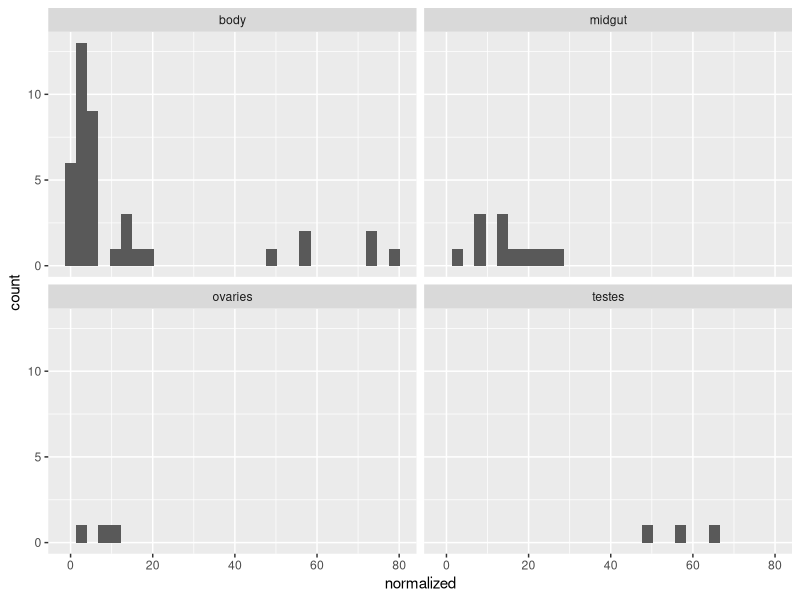
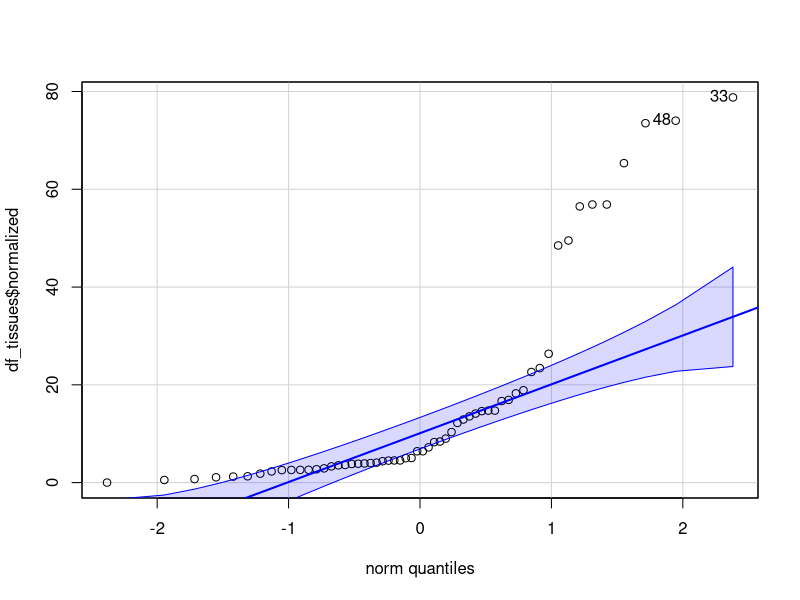
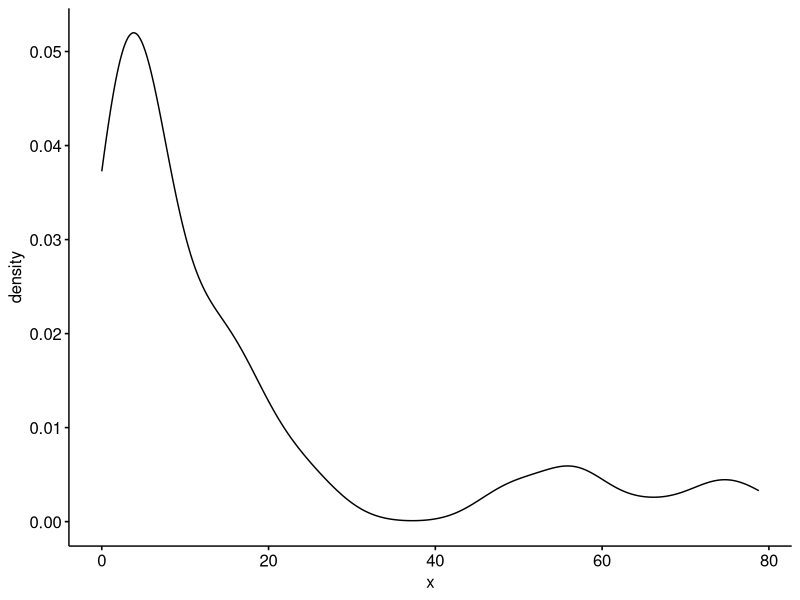
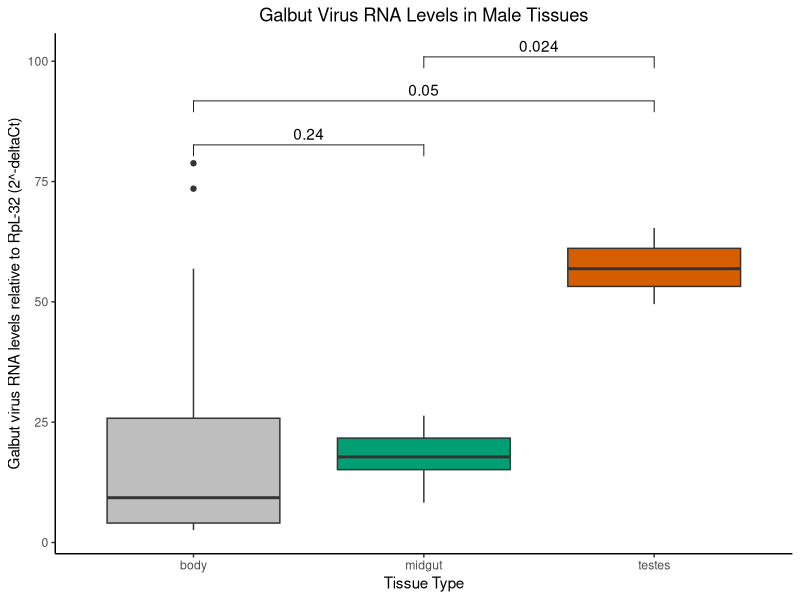
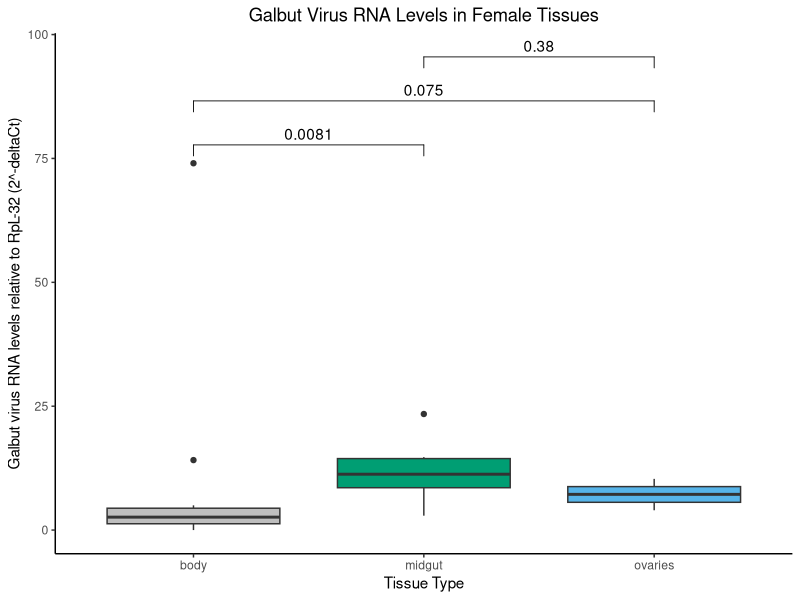
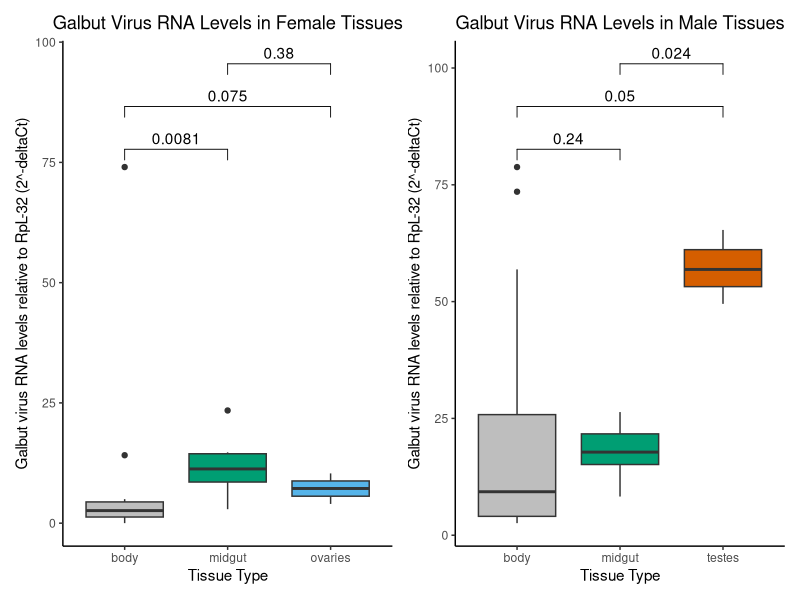
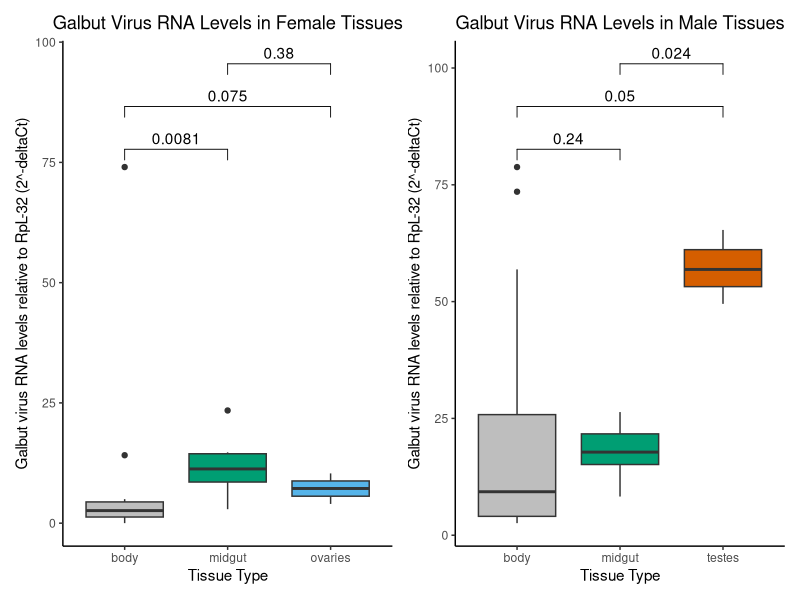

Recreate these plots in R, in order. (Note: this script raises an error after producing the figures.)
#Script for analysis for Figure 5C and D
# Virus load analysis of testes and ovaries compared to bodies

#Aims of this script:

# 1) Plot the virus loads (as determined by virus RNA relative to RpL-32)
# 2) perform a statistical analysis to see if sex tissues have higher virus load
# as compared to the whole body

library(tidyverse)
library(readxl)
library(ggpubr)

#set wd to where the file is saved
setwd(dirname(rstudioapi::getActiveDocumentContext()$path))

#import the data
df_tissues <- read_excel("tissue_virus_load_table.xlsx")

#statistical analysis

#does the data follow normality assumptions
#do testing to know wilcoxon vs t test

#doesn't appear to be normalized, do wilcoxon
ggplot(df_tissues, aes(x = normalized)) + 
  geom_histogram() +
  facet_wrap(~tissue)
library(car)
qqp(df_tissues$normalized)
ggdensity(df_tissues$normalized)


#Plot each type by the respective sex
#do wilcoxon test
#showing it on a plot to be able to use tidyverse (ggplot2 with ggpubr)

#separate each plot by sex
#not comparing across sexes, only within sexes

#pull out male tissue data
df_tissues_m <- df_tissues %>% 
                filter(sex == 'male')
#calculate mean and median of tissues for finding fold change difference
df_tissues_m %>% group_by(tissue) %>% summarise(mean = mean(normalized), median = median(normalized))

#add in the comparisons you want to make for stats
my_comparisons_m <- list( c("body", "midgut"), c("body", "testes"), c("midgut", "testes") )

theme_set(theme_classic())
p_tissue_m <- ggplot(df_tissues_m, aes(tissue, normalized)) +
    geom_boxplot(aes(fill = factor(tissue))) +
    labs(title = "Galbut Virus RNA Levels in Male Tissues",
         y = "Galbut virus RNA levels relative to RpL-32 (2^-deltaCt)",
         x = "Tissue Type") +
    scale_fill_manual(values=c("grey", "#009E73", "#D55E00")) +
    theme(legend.position = "none",
          plot.title = element_text(hjust = 0.5)) +
    scale_y_continuous() +
    stat_compare_means(comparisons = my_comparisons_m)  #this naturally chose to do Wilcoxon
    #stat_compare_means(label.y = 50)
p_tissue_m #if you want to view the plot

#separate out the female tissue data
df_tissues_f <- df_tissues %>% 
    filter(sex == 'female')  

#calculate mean and median of tissues for finding fold change difference
df_tissues_f %>% group_by(tissue) %>% summarise(mean = mean(normalized), median = median(normalized))

#create comparisons list for plotting
my_comparisons_f <- list( c("body", "midgut"), c("body", "ovaries"), c("midgut", "ovaries") )

p_tissue_f <- ggplot(df_tissues_f, aes(tissue, normalized)) +
  geom_boxplot(aes(fill = factor(tissue))) +
  labs(title = "Galbut Virus RNA Levels in Female Tissues",
       y = "Galbut virus RNA levels relative to RpL-32 (2^-deltaCt)",
       x = "Tissue Type") +
  scale_fill_manual(values=c("grey", "#009E73", "#56B4E9")) +
  theme(legend.position = "none",
        plot.title = element_text(hjust = 0.5)) +
  scale_y_continuous() +
  stat_compare_means(comparisons = my_comparisons_f)

p_tissue_f #if you want to visualize the plot here    

#combine the plots
library(patchwork)
p_tissue_f | p_tissue_m

#save it as a PDF
ggsave("sex_tissue_virus_load_v2.pdf")

#This PDF was then opened with Affinity designer for aesthetics and sizing

#do comparison of body tissues by sex
df_tissues_body <- df_tissues %>%
  filter(tissue == "body")

#is it significant? yes
df_tissues_body %>% wilcox_test(normalized~sex, 
            paired = FALSE, 
            p.adjust.method = "holm")

#plot it
p_tissue_body <- ggplot(df_tissues_body, aes(sex, normalized)) +
  geom_boxplot(aes(fill = factor(sex))) +
  labs(title = "Galbut Virus RNA Levels in Female Tissues",
       y = "Galbut virus RNA levels relative to RpL-32 (2^-deltaCt)",
       x = "Sex") +
  scale_fill_manual(values=c("#56B4E9", "#D55E00")) +
  theme(legend.position = "none",
        plot.title = element_text(hjust = 0.5)) +
  scale_y_continuous() +
  stat_compare_means()

p_tissue_body

ggsave("body_virus_load_v2.pdf")


#calculate mean and median of tissues for finding fold change difference
df_tissues_body %>% group_by(sex) %>% summarise(mean = mean(normalized), median = median(normalized))
